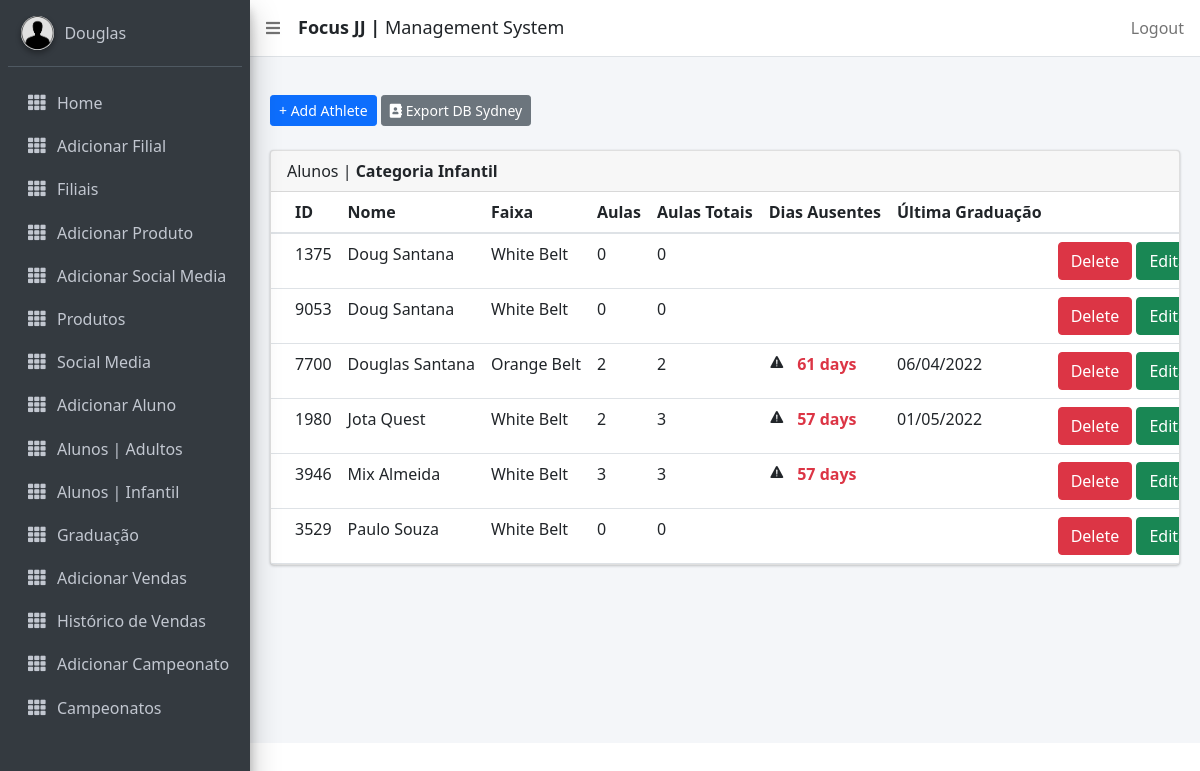
Page /managealunos/kids (signed in) on the committed database.
### focusbjj/models.py (models this page shows, shortened)
class CustomUser(AbstractUser):
    id = ShortUUIDField(primary_key=True, editable=False, alphabet="0123456789", length=3)
    email = models.EmailField(max_length=255, unique=True)
    contact_name = models.CharField(max_length=255)
    country = CountryField()
    location = models.CharField(max_length=255)
    phone = models.CharField(max_length=15, help_text=_('Use somente números. Código do País + Telefone'))
    join_date = models.DateTimeField(default=timezone.now)
    is_active = models.BooleanField(default=True, help_text='Desmarque a caixa para desativar')
    class Meta:
        ordering = ["country", "location"]

class Aluno(models.Model):
    DoesNotExist = None
    objects = None
    id = ShortUUIDField(primary_key=True, editable=False, alphabet="0123456789", length=4)
    photo = models.ImageField(upload_to='photos/', null=True, blank=True)
    nome = models.CharField(max_length=15, verbose_name='Name')
    middle_name = models.CharField(max_length=20, verbose_name='Middle Name', blank=True, null=True)
    surname = models.CharField(max_length=15, verbose_name='Last Name', null=True)
    phone = models.CharField(max_length=15, help_text='Use only numbers')
    email = models.EmailField(max_length=128)
    location = models.ForeignKey(CustomUser, related_name="alunos", on_delete=models.CASCADE)
    address = models.CharField(max_length=255, blank=True, null=True)
    belt = models.CharField(max_length=255, choices=BELT)
    stripe = models.CharField(max_length=255, choices=GRAU)
    join_date = models.DateTimeField()
    time_stamp = models.DateTimeField(auto_now=True, null=True)
    gender = models.CharField(max_length=255, choices=GENDER)
    dob = models.DateField(verbose_name='Date of Birth',)
    is_blocked = models.BooleanField(default=False)
    agreement = models.BooleanField(default=False)
    USERNAME_FIELD = 'id'
    def idade(self): #POR ANO DE NASCIMENTO
        today = date.today()
        idade = today.year - self.dob.year #- ((today.month, today.day) < (self.dob.month, self.dob.day))
        return idade
    class Meta:
        ordering = ["nome"]

class Graduation(models.Model):
    objects = None
    aluno = models.ForeignKey(Aluno, related_name='graduacao', on_delete=models.CASCADE, verbose_name='_(Aluno')
    master = models.CharField(max_length=15, null=True, verbose_name=_('Professor'))
    belt = models.CharField(max_length=255, choices=BELT, verbose_name=_('Faixa'))
    stripe = models.CharField(max_length=255, choices=GRAU, verbose_name=_('Grau'))
    time_stamp = models.DateTimeField(null=True, verbose_name=_('Data'))

class GetAttendance(models.Model):
    objects = None
    aluno = models.ForeignKey(Aluno, on_delete=models.CASCADE, verbose_name='Athlete')
    attendance = models.DateTimeField(default=timezone.now)

### focusbjj/views.py (the view)
# urls.py: path('managealunos/kids', views.ManageAlunosKids.as_view(), name='managealunoskids'),
class ManageAlunosKids(LoginRequiredMixin, ListView):
    template_name = 'managealunos_kids.html'
    model = Aluno
    def get_queryset(self):
        queryset = super().get_queryset()
        filter = AlunoFilter(self.request.GET, queryset)
        return filter.qs
    def get_context_data(self, **kwargs):
        context = super(ManageAlunosKids, self).get_context_data(**kwargs)
        context['alunos'] = Aluno.objects.all()
        return context

### focusbjj/templatetags/attendance_tags.py (called while the page is built)
@register.filter
def get_count_att_aluno(aluno_instance):
    return len(GetAttendance.objects.filter(aluno_id=aluno_instance.id))

@register.filter
def last_att_aluno(aluno_instance):
    att = GetAttendance.objects.filter(aluno_id=aluno_instance.id).order_by('-attendance')
    if att[0].attendance + timedelta(days=15) < timezone.now():
        tempo = timezone.now() - att[0].attendance
        return tempo
    else:
        return ''

@register.filter
def current_belt(aluno_instance):
    belt = Graduation.objects.filter(aluno_id=aluno_instance.id).order_by('-time_stamp')
    if belt:
        current = belt[0].belt
    else:
        current = aluno_instance.belt
    return current

@register.filter
def last_graduation(aluno_instance):
    last_grad = Graduation.objects.filter(aluno_id=aluno_instance.id).order_by('-time_stamp')
    if last_grad:
        date = last_grad[0].time_stamp
    else:
        date = 'Not Graduated'
    return date

@register.filter
def new_attendance(aluno_instance):
    last_grad = Graduation.objects.filter(aluno_id=aluno_instance.id).order_by('-time_stamp')
    if last_grad:
        date = last_grad[0].time_stamp
        enddate = timezone.now()
        attendance = len(GetAttendance.objects.filter(aluno_id=aluno_instance.id).filter(attendance__range=[date, enddate]))
        return attendance

### focusbjj/templates/managealunos_kids.html (shortened to what this page needs)
{% extends 'base_template.html' %}
{% load static %}
{% load attendance_tags %}
{% load i18n %}
{% block content %}
<section class="content">
        <div class="container-fluid">
            <a class="btn btn-primary btn-sm" href="{% url 'focusbjj:add_aluno' %}" role="button">+ Add Athlete</a>
            <a href="{% url 'focusbjj:export_xlsx' %}" class="btn btn-sm btn-secondary"><i class="fas fa-address-book main-logo-icon"></i> Export DB {{ user.location }} </a> <br/>&nbsp;
            <div class="row">
                <div class="col-md-12">
                    <div class="card">
                        <div class="card-header">
                            <p>{% trans "Alunos" %} | <b>{% trans "Categoria Infantil" %}</b></p>
                        </div>
                <div class="card-body table-responsive p-0">
                <table class="table table-hover text-nowrap">
                <thead>
                    <tr>
                    <th>ID</th>
                    <th>{% trans "Nome" %}</th>
                    <th>{% trans "Faixa" %}</th>
                    <th>{% trans "Aulas" %}</th>
                    <th>{% trans "Aulas Totais" %}</th>
                    <th>{% trans "Dias Ausentes" %}</th>
                    <th>{% trans "Última Graduação" %}</th>
                    <th></th>
                    </tr>
                </thead>
                <tbody>
                {% for aluno in request.user.alunos.all|dictsort:"nome" %}
                   {% if aluno.idade <= 17 %}
                    <tr>
                    <td>{{ aluno.id }}</td>
                    <td>{{ aluno.nome|title }} {{ aluno.surname|title }}</td>
                    <td>
                        {% if aluno|current_belt %}
                        {{ aluno|current_belt }}
                        {% else %}
                        {{ aluno.belt }}
                        {% endif %}
                    </td>
                    <td>
                        {% if aluno|new_attendance == None %}
                        {{ aluno|get_count_att_aluno }}
                        {% else %}
                        {{ aluno|new_attendance }}
                        {% endif %}
                    </td>
                    <td>{{ aluno|get_count_att_aluno }}</td>
                    <td>
                        {% if aluno|get_count_att_aluno %}
                        {% if aluno|last_att_aluno %}
                            <ion-icon name="warning"></ion-icon>
                            <strong class="text-red"> &nbsp; {{ aluno|last_att_aluno|cut:"," |slice:"7"}}</strong>
                        {% endif %}
                        {% endif %}
                    </td>
                    <td>{{ aluno|last_graduation|date:"d/m/Y" }}</td>
                    <td>
                        <a href="{% url 'focusbjj:deletealunos' aluno.pk %}" class="btn btn-danger">Delete</a>
                        <a href="{% url 'focusbjj:editaralunos' aluno.pk %}" class="btn btn-success">Editar</a>
                    </td>
                    </tr>
                {% endif %}
                {% endfor %}
                </tbody>
                </table>
                        </div>
                        </div>
                </div>
            </div>
        </div>
      </section>
{% endblock %}

### templates/sidebar_template.html (shortened to what this page needs)
{% load static %}
{% load i18n %}
<aside class="main-sidebar navbar-gray-dark sidebar-dark-primary elevation-4">
    <div class="sidebar">
      <div class="user-panel mt-3 pb-3 mb-3 d-flex">
        <div class="image">
          <img src="{% static 'images/defaultuser.jpeg' %}" class="img-circle elevation-2" alt="User Image">
        </div>
        <div class="info">
          <a href="#" class="d-block">{{ user.contact_name }}</a>
        </div>
      </div>
      <nav class="mt-2">
        <ul class="nav nav-pills nav-sidebar flex-column" data-widget="treeview" role="menu" data-accordion="false">
          <li class="nav-item">
            {% url 'admin_home' as admin_home %}
            <a href="{% url 'focusbjj:filiais' %}" class="nav-link {% if request.path == admin_home %} active {% endif %}">
              <i class="nav-icon fas fa-th"></i>
              <p>
                Home
              </p>
            </a>
          </li>
          {% if user.is_superuser %}
          <li class="nav-item">
            {% url 'add_staff' as add_staff %}
            <a href="{% url 'focusbjj:add_staff' %}" class="nav-link {% if request.path == add_staff %} active {% endif %}">
              <i class="nav-icon fas fa-th"></i>
              <p>
               Adicionar Filial
              </p>
            </a>
          </li>
           <li class="nav-item">
              {% url 'manage_staff' as manage_staff %}
            {% url 'edit_staff' staff_id=id as edit_staff %}
            <a href="{% url 'focusbjj:managestaff' %}" class="nav-link {% if request.path == manage_staff %} active {% endif %} {% if request.path == edit_staff %} active {% endif %}">
              <i class="nav-icon fas fa-th"></i>
              <p>
                Filiais
              </p>
            </a>
          </li>
          <li class="nav-item">
            <a href="{% url 'focusbjj:addproduct' %}" class="nav-link ">
              <i class="nav-icon fas fa-th"></i>
              <p>
                Adicionar Produto
              </p>
            </a>
          </li>
          <li class="nav-item">
            <a href="{% url 'focusbjj:addsocialmedia' %}" class="nav-link ">
              <i class="nav-icon fas fa-th"></i>
              <p>
                {% trans "Adicionar Social Media" %}
              </p>
            </a>
          </li>
          {% endif%}
          <li class="nav-item">
            <a href="{% url 'focusbjj:products' %}" class="nav-link ">
              <i class="nav-icon fas fa-th"></i>
              <p>
                {% trans "Produtos" %}
              </p>
            </a>
          </li>
          <li class="nav-item">
            <a href="{% url 'focusbjj:socialmedia' %}" class="nav-link">
              <i class="nav-icon fas fa-th"></i>
              <p>
                {% trans "Social Media" %}
              </p>
            </a>
          </li>
           <li class="nav-item">
            <a href="{% url 'focusbjj:add_aluno' %}" class="nav-link {% if request.path == add_student %} active {% endif %}">
              <i class="nav-icon fas fa-th"></i>
              <p>
                {% trans "Adicionar Aluno" %}
              </p>
            </a>
          </li>
          <li class="nav-item">
            <a href="{% url 'focusbjj:managealunos' %}" class="nav-link {% if request.path == manage_student %} active {% endif %} {% if request.path == edit_student %} active {% endif %}">
              <i class="nav-icon fas fa-th"></i>
              <p>
                {% trans "Alunos | Adultos" %}
              </p>
            </a>
          </li>
          <li class="nav-item">
            <a href="{% url 'focusbjj:managealunoskids' %}" class="nav-link {% if request.path == manage_student %} active {% endif %} {% if request.path == edit_student %} active {% endif %}">
              <i class="nav-icon fas fa-th"></i>
              <p>
                {% trans "Alunos | Infantil" %}
              </p>
            </a>
          </li>
          <li class="nav-item">
            <a href="{% url 'focusbjj:managegraduation' %}" class="nav-link {% if request.path == manage_student %} active {% endif %} {% if request.path == edit_student %} active {% endif %}">
              <i class="nav-icon fas fa-th"></i>
              <p>
                {% trans "Graduação" %}
              </p>
            </a>
          </li>
           <li class="nav-item">
            <a href="{% url 'focusbjj:addvenda' %}" class="nav-link ">
              <i class="nav-icon fas fa-th"></i>
              <p>
                {% trans "Adicionar Vendas" %}
              </p>
            </a>
          </li>
           <li class="nav-item">
            <a href="{% url 'focusbjj:vendas' user.pk %}" class="nav-link ">
              <i class="nav-icon fas fa-th"></i>
              <p>
                {% trans "Histórico de Vendas" %}
              </p>
            </a>
          </li>
          <li class="nav-item">
            <a href="{% url 'focusbjj:championship' %}" class="nav-link {% if request.path == manage_student %} active {% endif %} {% if request.path == edit_student %} active {% endif %}">
              <i class="nav-icon fas fa-th"></i>
              <p>
                {% trans "Adicionar Campeonato" %}
              </p>
            </a>
          </li>
          <li class="nav-item">
            <a href="{% url 'focusbjj:championshipdetails' %}" class="nav-link {% if request.path == manage_student %} active {% endif %} {% if request.path == edit_student %} active {% endif %}">
              <i class="nav-icon fas fa-th"></i>
              <p>
                {% trans "Campeonatos" %}
              </p>
            </a>
          </li>
           <li class="nav-item">
            <a href="{% url 'focusbjj:editarstaff' request.user.pk %}" class="nav-link ">
            </a>
          </li>
        </ul>
      </nav>
    </div>
  </aside>

### rows in the picture
CustomUser: contact_name "Douglas", location "Sydney"
Aluno: id "1375", nome "Doug", surname "Santana", id+belt "White Belt", id "0"
Aluno: id "9053", nome "Doug", surname "Santana", id+belt "White Belt", id "0"
Aluno: id "7700", nome "Douglas", surname "Santana", id.belt "Orange Belt", id.time_stamp "2", id "2", id.attendance "61 days", id.time_stamp "06/04/2022"
Aluno: id "1980", nome "Jota", surname "Quest", id.belt "White Belt", id.time_stamp "2", id "3", id.attendance "57 days", id.time_stamp "01/05/2022"
Aluno: id "3946", nome "Mix", surname "Almeida", id+belt "White Belt", id "3", id.attendance "57 days"
Aluno: id "3529", nome "Paulo", surname "Souza", id+belt "White Belt", id "0"
